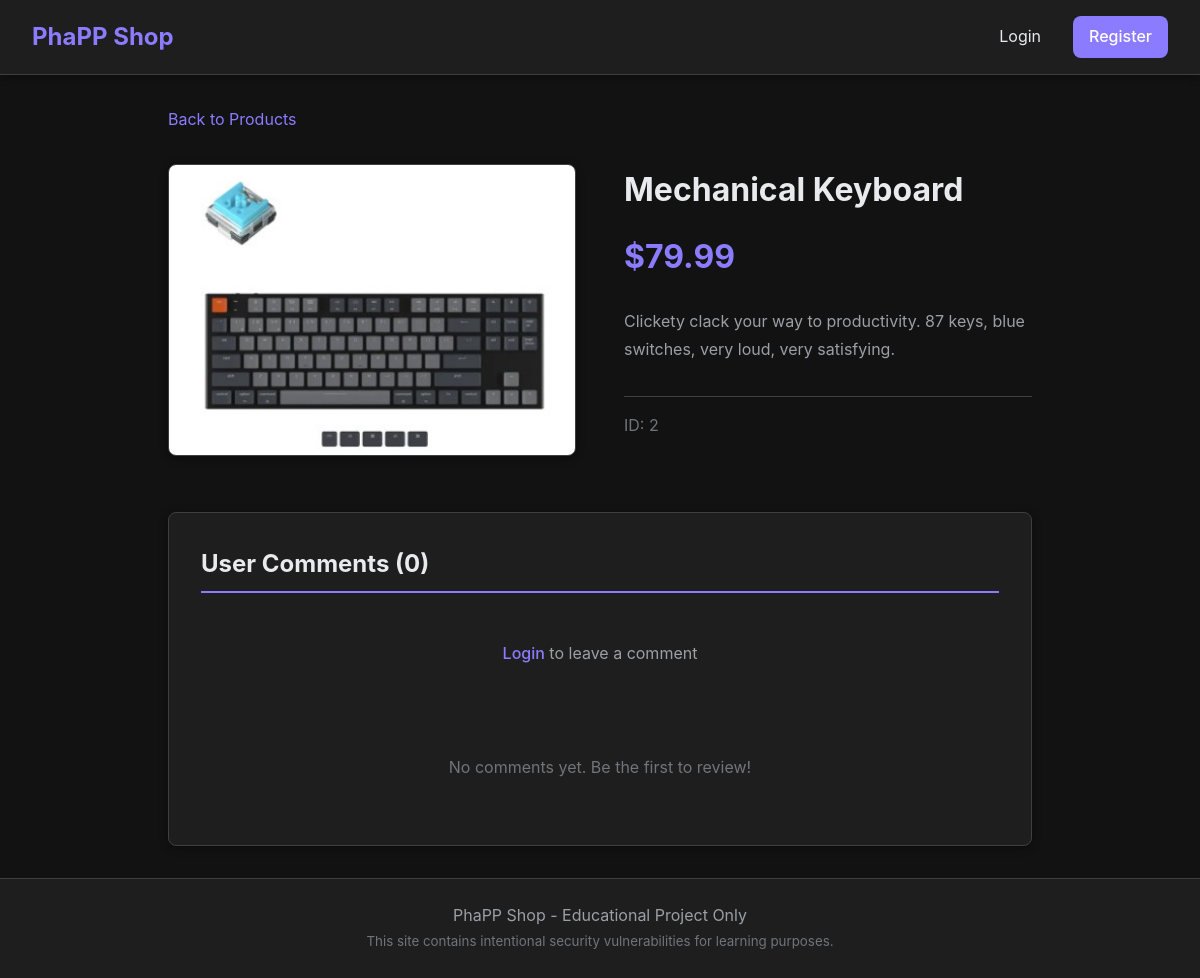
/product.php?id=2, run on the app's committed database.
### tables this page shows
CREATE TABLE `products` (
  `id` int(11) NOT NULL AUTO_INCREMENT,
  `name` varchar(100) NOT NULL,
  `description` text DEFAULT NULL,
  `price` decimal(10,2) NOT NULL,
  `image` varchar(255) DEFAULT NULL,
  `created_by` int(11) DEFAULT NULL,
  PRIMARY KEY (`id`),
  KEY `created_by` (`created_by`),
  CONSTRAINT `products_ibfk_1` FOREIGN KEY (`created_by`) REFERENCES `users` (`id`)
);

### product.php (the view, shortened to what this page needs)
<?php
include 'config.php';
$id = $_GET['id'] ?? 0;
$product_query = "SELECT * FROM products WHERE id = $id";
$product_result = mysqli_query($conn, $product_query);
if (!$product = mysqli_fetch_assoc($product_result)) {
    header('Location: index.php');
    exit;
}
$comments_query = "SELECT c.*, u.username, u.avatar, u.role
                   FROM comments c
                   JOIN users u ON c.user_id = u.id
                   WHERE c.product_id = $id
                   ORDER BY c.created_at DESC";
$comments_result = mysqli_query($conn, $comments_query);
?>
<!DOCTYPE html>
<html lang="en">
<head>
    <link rel="stylesheet" href="styles.css">
</head>
<body>
    <nav class="navbar">
        <div class="nav-brand">
            <a href="index.php">PhaPP Shop</a>
        </div>
        <div class="nav-menu">
            <?php if (isset($_SESSION['user_id'])): ?>
                <span class="nav-user">
                    <span>Welcome, <?= htmlspecialchars($_SESSION['username']) ?></span>
                    <a href="profile.php" class="admin-link">Profile</a>
                    <?php if ($_SESSION['role'] === 'admin'): ?>
                        <a href="admin/" class="admin-link">Admin</a>
                    <?php endif; ?>
                </span>
                <a href="logout.php" class="nav-link">Logout</a>
            <?php else: ?>
                <a href="login.php" class="nav-link">Login</a>
                <a href="register.php" class="nav-btn">Register</a>
            <?php endif; ?>
        </div>
    </nav>
    <div class="container">
        <div class="breadcrumb">
            <a href="index.php">Back to Products</a>
        </div>
        <div class="product-detail">
            <div class="product-image">
                <img src="images/<?= htmlspecialchars($product['image']) ?>"
                     alt="<?= htmlspecialchars($product['name']) ?>">
            </div>
            <div class="product-details">
                <h1><?= htmlspecialchars($product['name']) ?></h1>
                <p class="product-price">$<?= number_format($product['price'], 2) ?></p>
                <p class="product-description"><?= nl2br(htmlspecialchars($product['description'])) ?></p>
                <div class="product-meta">
                    <span>ID: <?= $product['id'] ?></span>
                </div>
            </div>
        </div>
        <div class="comments-section">
            <h2>User Comments (<?= mysqli_num_rows($comments_result) ?>)</h2>
            <?php if (isset($_SESSION['user_id'])): ?>
                <form method="POST" class="comment-form">
                    <textarea name="comment"
                              placeholder="Write your review..."
                              required></textarea>
                    <button type="submit" class="btn-submit">Post Comment</button>
                </form>
            <?php else: ?>
                <p class="login-prompt">
                    <a href="login.php">Login</a> to leave a comment
                </p>
            <?php endif; ?>
            <div class="comments-list">
                <?php
                mysqli_data_seek($comments_result, 0);
                    ?>
                <?php if (mysqli_num_rows($comments_result) === 0): ?>
                    <p class="no-comments">No comments yet. Be the first to review!</p>
                <?php endif; ?>
            </div>
        </div>
    </div>
    <footer>
        <div class="footer-content">
            <p>PhaPP Shop - Educational Project Only</p>
            <p><small>This site contains intentional security vulnerabilities for learning purposes.</small></p>
        </div>
    </footer>
</body>
</html>

### styles.css (style rules this page uses)
:root { --primary-color: #8b7bff; --primary-dark: #6d4aff; --primary-light: #a798ff; --background: #121212; --surface: #1e1e1e; --surface-elevated: #2a2a2a; --secondary-color: #2d2d2d; --text-primary: #e8eaed; --text-secondary: #9aa0a6; --text-tertiary: #70757a; --border-color: #3c4043; --success: #00e676; --error: #ff5252; --warning: #ffb74d; --info: #4fc3f7; --shadow: 0 2px 8px rgba(0, 0, 0, 0.4); --shadow-hover: 0 4px 16px rgba(0, 0, 0, 0.6); --radius: 8px; --card-bg: #1e1e1e; --input-bg: #2d2d2d; }
* { margin: 0; padding: 0; box-sizing: border-box; }
body { font-family: -apple-system, BlinkMacSystemFont, 'Segoe UI', Roboto, sans-serif; background: var(--background); color: var(--text-primary); line-height: 1.6; min-height: 100vh; display: flex; flex-direction: column; }
.navbar { background: var(--surface); padding: 1rem 2rem; box-shadow: var(--shadow); position: sticky; top: 0; z-index: 100; display: flex; justify-content: space-between; align-items: center; border-bottom: 1px solid var(--border-color); }
.nav-brand a { font-size: 1.5rem; font-weight: bold; color: var(--primary-color); text-decoration: none; }
.nav-menu { display: flex; gap: 1rem; align-items: center; }
.nav-link, .nav-user { color: var(--text-primary); text-decoration: none; padding: 0.5rem 1rem; }
.nav-btn { background: var(--primary-color); color: white; padding: 0.5rem 1rem; border-radius: var(--radius); text-decoration: none; font-weight: 500; }
.container { width: 80%; max-width: none; margin: 0 auto; padding: 2rem 3rem; flex: 1; }
footer { background: var(--surface); text-align: center; padding: 1.5rem; margin-top: auto; border-top: 1px solid var(--border-color); }
footer p { color: var(--text-secondary); }
footer small { color: var(--text-tertiary); }
.product-detail { display: grid; grid-template-columns: 1fr 1fr; gap: 3rem; margin-bottom: 3rem; }
.product-image img { width: 100%; border-radius: var(--radius); box-shadow: var(--shadow); border: 1px solid var(--border-color); }
.product-details h1 { font-size: 2rem; margin-bottom: 1rem; color: var(--text-primary); }
.product-details .product-price { font-size: 2rem; color: var(--primary-color); font-weight: bold; margin-bottom: 1.5rem; }
.product-details .product-description { color: var(--text-secondary); line-height: 1.8; }
.product-meta { margin-top: 2rem; padding-top: 1rem; border-top: 1px solid var(--border-color); }
.product-meta span { color: var(--text-tertiary); margin-right: 1.5rem; }
.breadcrumb { margin-bottom: 2rem; }
.breadcrumb a { color: var(--primary-color); text-decoration: none; }
.comments-section { background: var(--card-bg); border-radius: var(--radius); padding: 2rem; box-shadow: var(--shadow); border: 1px solid var(--border-color); }
.comments-section h2 { margin-bottom: 1.5rem; padding-bottom: 0.5rem; border-bottom: 2px solid var(--primary-color); color: var(--text-primary); }
.login-prompt { text-align: center; color: var(--text-secondary); padding: 1.5rem; background: var(--surface); border-radius: var(--radius); }
.login-prompt a { color: var(--primary-color); font-weight: 500; }
.comments-list { margin-top: 2rem; }
.no-comments { text-align: center; color: var(--text-tertiary); padding: 2rem; }
a { color: var(--primary-color); text-decoration: none; transition: color 0.2s; }

### data on the page
products: image (picture), name "Mechanical Keyboard", price "79.99", description "Clickety clack your way to productivity. 87 keys, blue switches, very loud, very satisfying.", id "2"

### other printed values
mysqli_num_rows($comments_result) "0"
